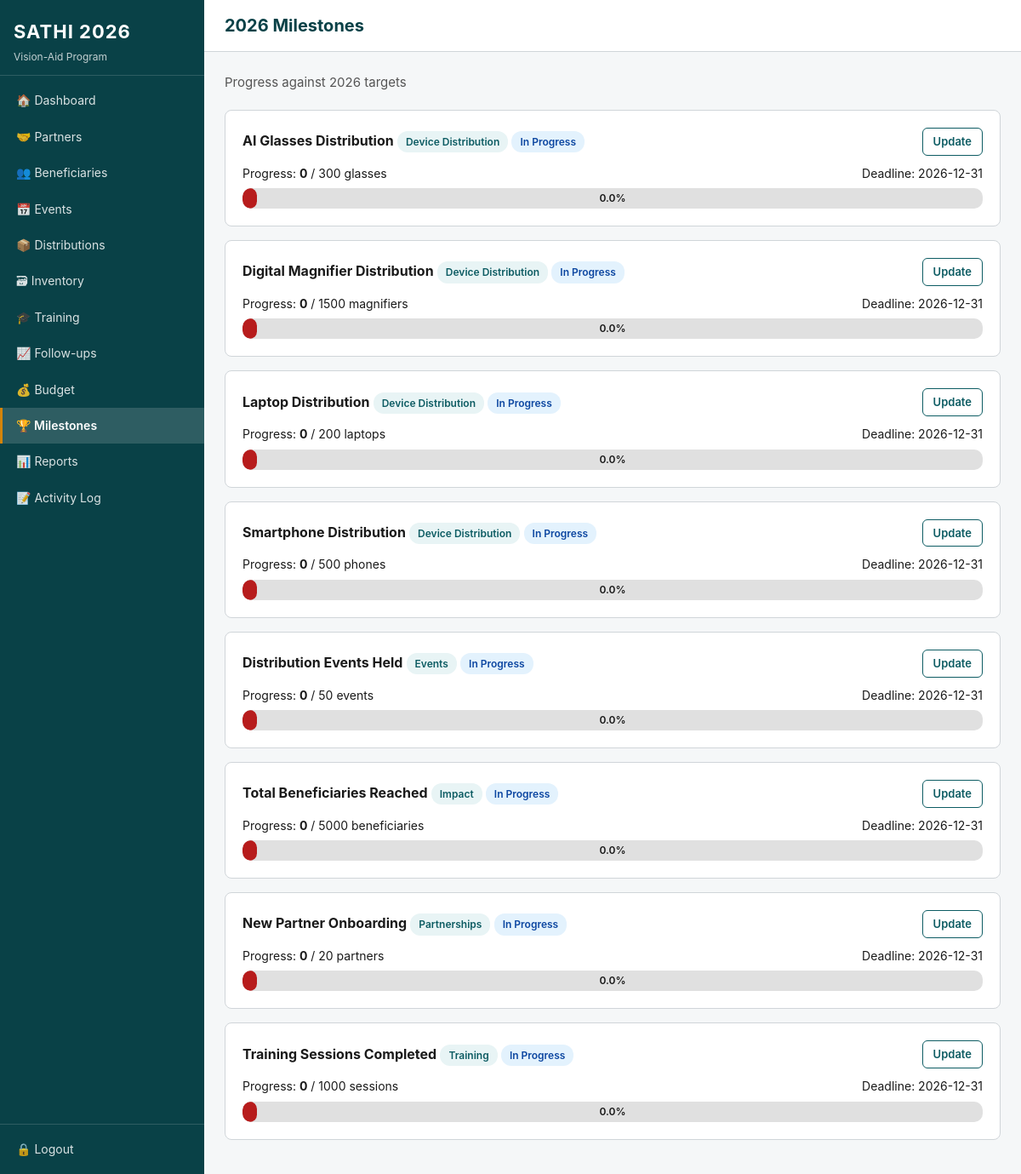
Page /milestones (signed in) on the committed database.
### tables this page shows
CREATE TABLE milestones (
            id INTEGER PRIMARY KEY AUTOINCREMENT,
            name TEXT NOT NULL, category TEXT,
            target_value INTEGER DEFAULT 0, current_value INTEGER DEFAULT 0,
            unit TEXT DEFAULT 'units', deadline TEXT,
            status TEXT DEFAULT 'In Progress', notes TEXT,
            created_at TEXT DEFAULT (datetime('now')),
            updated_at TEXT DEFAULT (datetime('now'))
        );

### app.py (the view)
@app.route('/milestones')
@login_required
def milestone_list():
    db = get_db()
    ms = db.execute("SELECT * FROM milestones ORDER BY category, name").fetchall(); db.close()
    return render_template('milestones/list.html', milestones=ms)

### app.py (called while the page is built)
def login_required(f):
    @wraps(f)
    def decorated(*args, **kwargs):
        pw = get_password()
        if pw and not session.get('authenticated'):
            return redirect(url_for('login', next=request.path))
        return f(*args, **kwargs)
    return decorated

### config.py (called while the page is built)
def get_password():
    pw = PASSWORD.strip() if PASSWORD else None
    if not pw:
        pw = os.environ.get("SATHI_PASSWORD", "").strip() or None
    return pw

### database.py (called while the page is built)
def get_db():
    conn = sqlite3.connect(DB_PATH)
    conn.row_factory = sqlite3.Row
    conn.execute("PRAGMA foreign_keys = ON")
    return conn

### templates/milestones/list.html
{% extends "base.html" %}
{% block title %}Milestones{% endblock %}{% block page_title %}2026 Milestones{% endblock %}
{% block content %}
<p style="color:var(--text-muted);margin-bottom:20px;">Progress against 2026 targets</p>
{% for m in milestones %}<div class="card">
    <div style="display:flex;justify-content:space-between;align-items:center;margin-bottom:10px;">
        <div><strong style="font-size:16px;">{{ m.name }}</strong> <span class="badge badge-primary">{{ m.category }}</span> <span class="badge {% if m.status == 'Completed' %}badge-success{% elif m.status == 'At Risk' %}badge-danger{% else %}badge-info{% endif %}">{{ m.status }}</span></div>
        <a href="{{ url_for('milestone_edit', id=m.id) }}" class="btn btn-outline btn-sm">Update</a></div>
    <div style="display:flex;justify-content:space-between;font-size:14px;margin-bottom:6px;"><span>Progress: <strong>{{ m.current_value }}</strong> / {{ m.target_value }} {{ m.unit }}</span><span>Deadline: {{ m.deadline or '-' }}</span></div>
    {% set pct = (m.current_value / m.target_value * 100) if m.target_value > 0 else 0 %}
    <div class="progress-bar" style="height:24px;"><div class="progress-fill" style="width:{{ [pct,100]|min }}%;background:{% if pct >= 100 %}var(--success){% elif pct >= 50 %}var(--primary){% elif pct >= 25 %}var(--accent){% else %}var(--danger){% endif %};"></div><div class="progress-text" style="line-height:24px;">{{ "%.1f"|format(pct) }}%</div></div>
</div>{% endfor %}{% endblock %}

### static/css/style.css (style rules this page uses)
:root { --primary:#0D5C63;--primary-dark:#094147;--primary-light:#e8f4f5;--accent:#D4840A;--accent-light:#fef3e2;--success:#1a7431;--success-bg:#e8f5e9;--danger:#b71c1c;--danger-bg:#fce4e4;--warning:#8a6d00;--warning-bg:#fff8e1;--info:#0d47a1;--info-bg:#e3f2fd;--text:#1a1a1a;--text-muted:#555;--bg:#f5f7f8;--white:#fff;--border:#d0d5d9;--sidebar-width:240px;--radius:8px; }
*,*::before,*::after { box-sizing:border-box;margin:0;padding:0; }
body { font-family:-apple-system,BlinkMacSystemFont,"Segoe UI",Roboto,sans-serif;font-size:15px;line-height:1.6;color:var(--text);background:var(--bg); }
.card { background:var(--white);border-radius:var(--radius);border:1px solid var(--border);padding:20px;margin-bottom:16px; }
.btn { display:inline-block;padding:8px 18px;border-radius:6px;font-size:14px;font-weight:600;text-decoration:none;cursor:pointer;border:none;transition:background 0.2s; }
.btn-outline { background:transparent;color:var(--primary);border:1.5px solid var(--primary); }
.btn-sm { padding:5px 12px;font-size:13px; }
.badge { display:inline-block;padding:3px 10px;border-radius:12px;font-size:12px;font-weight:600; }
.badge-info { background:var(--info-bg);color:var(--info); }
.badge-primary { background:var(--primary-light);color:var(--primary); }
.progress-bar { background:#e0e0e0;border-radius:10px;height:20px;overflow:hidden;position:relative; }
.progress-fill { height:100%;border-radius:10px;background:var(--primary);transition:width 0.5s;min-width:2%; }
.progress-text { position:absolute;top:0;left:0;right:0;text-align:center;font-size:12px;font-weight:600;line-height:20px;color:var(--text); }

### rows in the picture
milestones: name "AI Glasses Distribution", category "Device Distribution", status "In Progress", current_value "0", target_value "300", unit "glasses", deadline "2026-12-31", pct "0.0"
milestones: name "Digital Magnifier Distribution", category "Device Distribution", status "In Progress", current_value "0", target_value "1500", unit "magnifiers", deadline "2026-12-31", pct "0.0"
milestones: name "Laptop Distribution", category "Device Distribution", status "In Progress", current_value "0", target_value "200", unit "laptops", deadline "2026-12-31", pct "0.0"
milestones: name "Smartphone Distribution", category "Device Distribution", status "In Progress", current_value "0", target_value "500", unit "phones", deadline "2026-12-31", pct "0.0"
milestones: name "Distribution Events Held", category "Events", status "In Progress", current_value "0", target_value "50", unit "events", deadline "2026-12-31", pct "0.0"
milestones: name "Total Beneficiaries Reached", category "Impact", status "In Progress", current_value "0", target_value "5000", unit "beneficiaries", deadline "2026-12-31", pct "0.0"
milestones: name "New Partner Onboarding", category "Partnerships", status "In Progress", current_value "0", target_value "20", unit "partners", deadline "2026-12-31", pct "0.0"
milestones: name "Training Sessions Completed", category "Training", status "In Progress", current_value "0", target_value "1000", unit "sessions", deadline "2026-12-31", pct "0.0"
